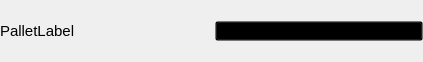
<?xml version="1.0" encoding="UTF-8"?>
<ui version="4.0">
 <class>Form</class>
 <widget class="QWidget" name="Form">
  <property name="geometry">
   <rect>
    <x>0</x>
    <y>0</y>
    <width>423</width>
    <height>62</height>
   </rect>
  </property>
  <property name="cursor">
   <cursorShape>PointingHandCursor</cursorShape>
  </property>
  <property name="windowTitle">
   <string>Form</string>
  </property>
  <layout class="QGridLayout" name="gridLayout">
   <property name="leftMargin">
    <number>0</number>
   </property>
   <property name="topMargin">
    <number>0</number>
   </property>
   <property name="rightMargin">
    <number>0</number>
   </property>
   <property name="bottomMargin">
    <number>0</number>
   </property>
   <item row="0" column="0">
    <widget class="QLabel" name="palleteLabel">
     <property name="font">
      <font>
       <pointsize>11</pointsize>
      </font>
     </property>
     <property name="cursor">
      <cursorShape>PointingHandCursor</cursorShape>
     </property>
     <property name="text">
      <string>PalletLabel</string>
     </property>
    </widget>
   </item>
   <item row="0" column="1">
    <widget class="QPushButton" name="PushButtonPalleteColors">
     <property name="sizePolicy">
      <sizepolicy hsizetype="Minimum" vsizetype="Minimum">
       <horstretch>0</horstretch>
       <verstretch>0</verstretch>
      </sizepolicy>
     </property>
     <property name="maximumSize">
      <size>
       <width>230</width>
       <height>20</height>
      </size>
     </property>
     <property name="cursor">
      <cursorShape>PointingHandCursor</cursorShape>
     </property>
     <property name="styleSheet">
      <string notr="true">QPushButton{
background-color: rgba(0, 0, 0,0);
}</string>
     </property>
     <property name="text">
      <string/>
     </property>
    </widget>
   </item>
  </layout>
 </widget>
 <resources/>
 <connections/>
</ui>
